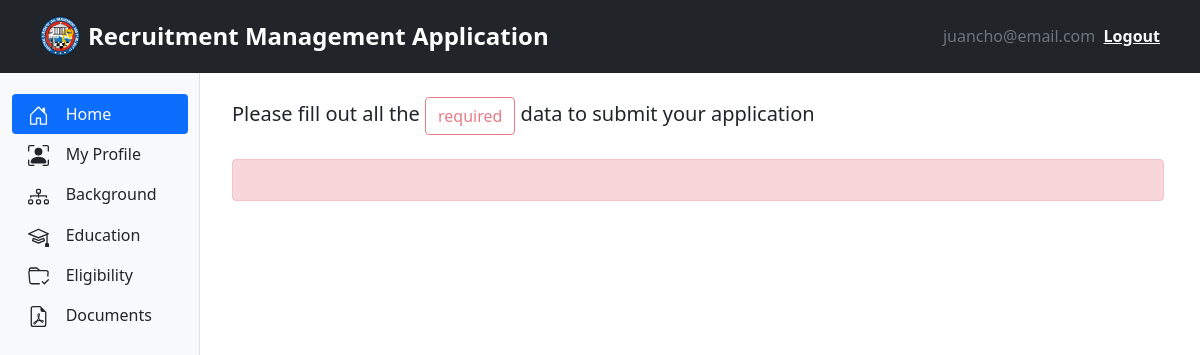
The app's page / (signed in), older data.
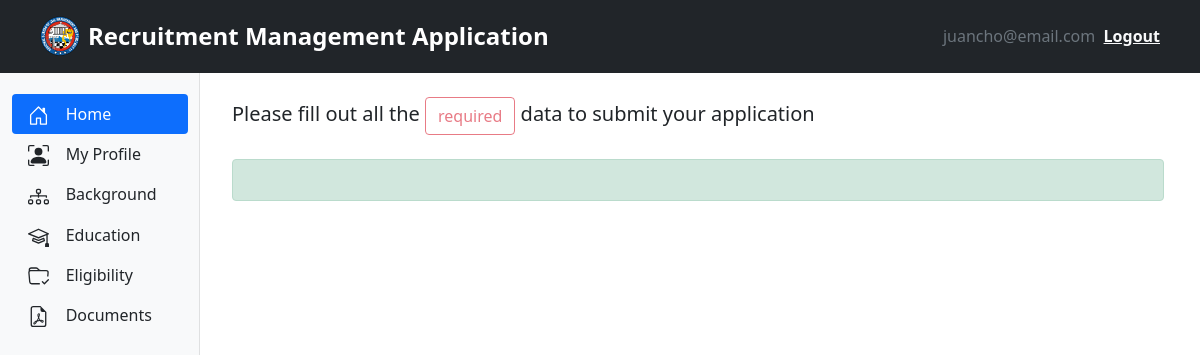
The same page, newer data.
### authentication/models.py (models this page shows, shortened)
class User(AbstractBaseUser):
    APPLICATION_STATUS = (
        ('Complete', 'Complete'),
        ('For Submission', 'For Submission'),
        ('Pending', 'Pending'),
    )
    email = models.EmailField(verbose_name='Email', max_length=100, unique=True)
    date_joined = models.DateTimeField(verbose_name='Date joined', auto_now_add = True)
    last_login = models.DateTimeField(verbose_name='Last login', auto_now = True)
    status = models.CharField('Application Status', max_length=20, default='Pending' ,choices=APPLICATION_STATUS)
    batch = models.ManyToManyField(to='rma.Quota', blank=True)
    is_admin = models.BooleanField(default=False)
    is_active = models.BooleanField(default=True)
    is_staff = models.BooleanField(default=False)
    is_superuser = models.BooleanField(default=False)
    USERNAME_FIELD = 'email'
    REQUIRED_FIELDS = []
    objects = UserAccountManager()

### rma/views.py (the view)
# urls.py: 2. Add a URL to urlpatterns:  path('', views.home, name='home')
@login_required()
def home(request):
    if request.user.is_staff:
        return redirect('bjmpadmin')
    else:
        update_status(request)
        user = User.objects.get(id=request.user.id)
        q = get_or_none(Quota,status='Open')
        if q is None:
            update_status(request)
        else:
            u = get_or_none(User,id=request.user.id, batch=q)
            if u and user.status != "Pending":
                user.status = "Complete"
                user.save()
            else:
                update_status(request)
        return render(request, 'home.html',{'user':user})

### rma/views.py (called while the page is built)
def get_or_none(model, *args, **kwargs):
    try:
        return model.objects.get(*args, **kwargs)
    except model.DoesNotExist:
        return None

### templates/home.html
{% extends 'base.html' %}
{% block content %}
{% include 'includes/main_header.html' %}
<div class="container-fluid mb-5">
    <div class="row">
        {% include 'includes/main_sidenav.html' %}
        <main class="col-md-9 ms-sm-auto col-lg-10 px-md-4">
            <div class="mt-4">
                <h5>Please fill out all the <button type="button" class="btn btn-outline-danger" disabled
                    style="--bs-btn-padding-y: .10rem; --bs-btn-padding-x: .5rem; --bs-btn-font-size: .75rem;">
                    required
                </button> data to submit your application </h5>
            </div>
            <div hx-get="{% url 'home-data' %}" hx-trigger="load, home from:body"  class="mt-4 pb-4 {% if user.status == "For Submission" %}alert alert-warning {% elif user.status == "Complete" %}alert alert-success {% else %}alert alert-danger{% endif %}">
            </div>
        </main>
    </div>
</div>
{% endblock content %}

Row changes from the older to the newer data that the page shows:
changed User "juancho@email.com": status "Pending" → "Complete" (drawn)
